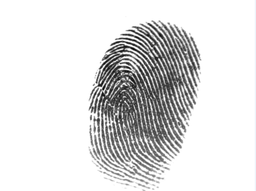
#> input picture images/image_480.png, 256 x 191 px, shrunk from 480 x 359 before the run
$ jupyter execute testing.ipynb
#> lines starting #> are read from the running program, lines starting #| are printed output that depends on the picture; after the words box and inside, x2 and y2 are one past the last pixel; in counts of white or black regions, pixels touching at a corner belong together
### fingerprint.py
import cv2
import matplotlib.pyplot as plt
import numpy as np
import matplotlib.pyplot as plt
from scipy import ndimage as ndi
from skimage.util import random_noise, invert
from skimage.morphology import skeletonize
from skimage import feature, filters
from skimage.io import imread
import math
from gtda.homology import VietorisRipsPersistence
from gtda.images import RadialFiltration

# [21 lines left out: functions ToPersistenceDiagram, ToPointCloud, not called in this run]

def To2DArr(img):
    im = np.zeros((len(img), len(img[0])), dtype=float)

    for r in range(len(img)):
        for c in range(len(img[r])):
            im[r][c] = np.mean(img[r][c])/255

    return im

# [90 lines left out: functions Arr2DToBW, BinarizeFingerprint, not called in this run]


# [5 lines of commented-out code are left out]

### testing.ipynb
[cell 1]
import matplotlib.pyplot as plt
import cv2
import fingerprint

[cell 2]
img = cv2.imread('images/image_480.png', cv2.IMREAD_ANYCOLOR)
#> img is the input picture: shape (191, 256, 3); mean B, G, R 222.8, 222.8, 222.7
(thresh, BnW_image) = cv2.threshold(img, 120, 255, cv2.THRESH_BINARY)
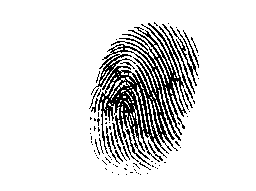
#> BnW_image: shape (191, 256, 3); 87.5% white; black in thin lines or dots, all inside (x1, y1, x2, y2) = (89, 22, 199, 175)

[cell 3]
#SKELETONIZE DEMONSTRATION

from skimage.morphology import skeletonize
from skimage import data
import matplotlib.pyplot as plt
from skimage.util import invert

# Invert the horse image
image = invert(BnW_image)

# perform skeletonization
skeleton = skeletonize(image)
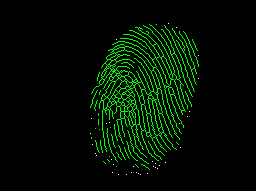
#> skeleton: shape (191, 256, 3) bool; mean B, G, R 0.000695, 0.0576, 0.000695

# display results
fig, axes = plt.subplots(nrows=1, ncols=2, figsize=(8, 4),
                         sharex=True, sharey=True)

ax = axes.ravel()

ax[0].imshow(image, cmap=plt.cm.gray)
ax[0].axis('off')
ax[0].set_title('original', fontsize=20)

ax[1].imshow(skeleton, cmap=plt.cm.gray)
ax[1].axis('off')
ax[1].set_title('skeleton', fontsize=20)

fig.tight_layout()
plt.show()

[cell 4]
# SCHARR EDGE DETECTION DEMONSTRATION
import numpy as np
from skimage import filters
from skimage.data import camera
from skimage.util import compare_images


x, y = np.ogrid[:100, :100]

# Creating a rotation-invariant image with different spatial frequencies.
#image_rot = np.exp(1j * np.hypot(x, y) ** 1.3 / 20.).real

image_rot = BnW_image

edge_sobel = filters.sobel(image_rot)
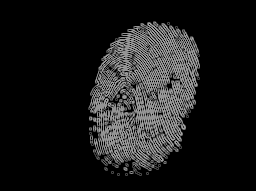
#> edge_sobel: shape (191, 256, 3) float64; min 0, max 0.645, mean 0.105
edge_scharr = filters.scharr(image_rot)
edge_prewitt = filters.prewitt(image_rot)
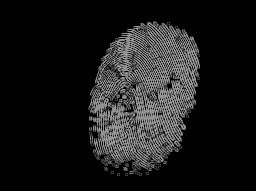
#> edge_prewitt: shape (191, 256, 3) float64; min 0, max 0.609, mean 0.099

diff_scharr_prewitt = compare_images(edge_scharr, edge_prewitt)
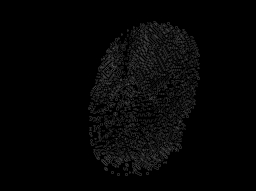
#> diff_scharr_prewitt: shape (191, 256, 3) float64; min 0, max 0.357, mean 0.0213
diff_scharr_sobel = compare_images(edge_scharr, edge_sobel)
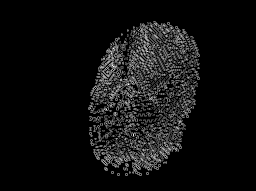
#> diff_scharr_sobel: shape (191, 256, 3) float64; min 0, max 0.153, mean 0.00982; drawn with min black and max white
max_diff = np.max(np.maximum(diff_scharr_prewitt, diff_scharr_sobel))
#> max_diff = 0.357

fig, axes = plt.subplots(nrows=2, ncols=2, sharex=True, sharey=True,
                         figsize=(8, 8))
axes = axes.ravel()

axes[0].imshow(image_rot, cmap=plt.cm.gray)
axes[0].set_title('Original image')


axes[1].imshow(edge_scharr, cmap=plt.cm.gray)
axes[1].set_title('Scharr Edge Detection')

axes[2].imshow(diff_scharr_prewitt, cmap=plt.cm.gray, vmax=max_diff)
axes[2].set_title('Scharr - Prewitt')

axes[3].imshow(diff_scharr_sobel, cmap=plt.cm.gray, vmax=max_diff)
axes[3].set_title('Scharr - Sobel')

for ax in axes:
    ax.axis('off')

plt.tight_layout()
plt.show()

[cell 5]
# RIDGE OPERATORS DEMONSTRATION
from skimage import data
from skimage import color
from skimage.filters import meijering, sato, frangi, hessian
import matplotlib.pyplot as plt


def original(image, **kwargs):
    """Return the original image, ignoring any kwargs."""
    return image


#image = color.rgb2gray(data.retina())[300:700, 700:900]
image = img
cmap = plt.cm.gray

plt.rcParams["axes.titlesize"] = "medium"
axes = plt.figure(figsize=(10, 4)).subplots(2, 9)
for i, black_ridges in enumerate([True, False]):
    for j, (func, sigmas) in enumerate([
            (original, None),
            (meijering, [1]),
            (meijering, range(1, 5)),
            (sato, [1]),
            (sato, range(1, 5)),
            (frangi, [1]),
            (frangi, range(1, 5)),
            (hessian, [1]),
            (hessian, range(1, 5)),
    ]):
        result = func(image, black_ridges=black_ridges, sigmas=sigmas)
        axes[i, j].imshow(result, cmap=cmap)
        if i == 0:
            title = func.__name__
            if sigmas:
                title += f"\n\N{GREEK SMALL LETTER SIGMA} = {list(sigmas)}"
            axes[i, j].set_title(title)
        if j == 0:
            axes[i, j].set_ylabel(f'{black_ridges = }')
        axes[i, j].set_xticks([])
        axes[i, j].set_yticks([])

plt.tight_layout()
plt.show()
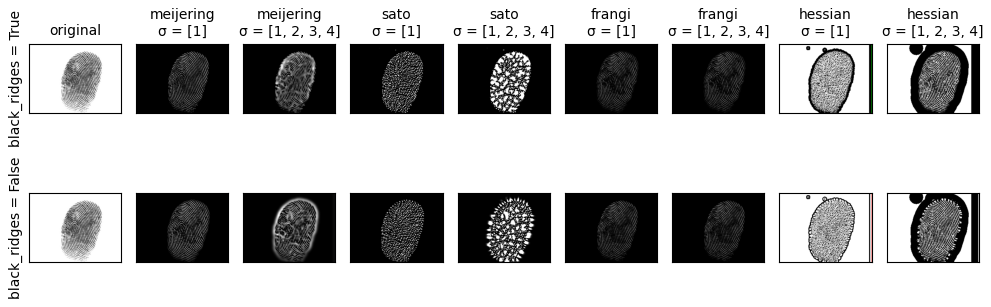
#> figure drawn by matplotlib, 18 panels

[cell 6]
# CANNY FILTER DEMONSTRATION
import numpy as np
import matplotlib.pyplot as plt
from scipy import ndimage as ndi
from skimage.util import random_noise
from skimage import feature
from skimage.io import imread

image = fingerprint.To2DArr(BnW_image)
#> in To2DArr, `im = np.zeros((len(img), len(img[0])), dtype=float)`: im: shape (191, 256) float64; every value is 0

# Compute the Canny filter for two values of sigma
edges1 = feature.canny(image)
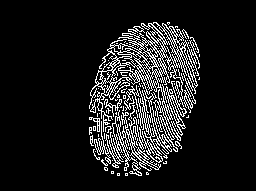
#> edges1: shape (191, 256) bool; 11.2% white in thin lines or dots, all inside (x1, y1, x2, y2) = (89, 22, 200, 176)
edges2 = feature.canny(image, sigma=3)
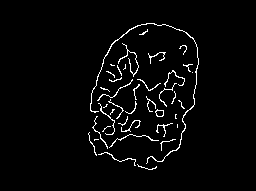
#> edges2: shape (191, 256) bool; 3% white in thin lines or dots, all inside (x1, y1, x2, y2) = (88, 23, 199, 170)

# display results
fig, ax = plt.subplots(nrows=1, ncols=3, figsize=(8, 3))

ax[0].imshow(image, cmap='gray')
ax[0].set_title('image', fontsize=20)

ax[1].imshow(edges1, cmap='gray')
ax[1].set_title(r'Canny filter, $\sigma=1$', fontsize=20)

ax[2].imshow(edges2, cmap='gray')
ax[2].set_title(r'Canny filter, $\sigma=3$', fontsize=20)

for a in ax:
    a.axis('off')

fig.tight_layout()
plt.show()

$ run again, with images/print1.png copied over images/image_480.png
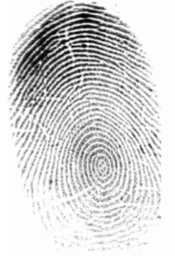
#> input picture images/print1.png, 175 x 256 px, shrunk from 424 x 620 before the run
#> img is the input picture: shape (256, 175, 3); mean B, G, R 212.6, 212.6, 212.7
#> max_diff = 0.278
#> `edges1 = feature.canny(image)`:
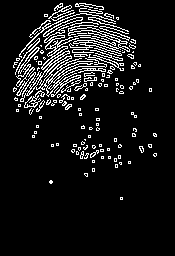
#> edges1: shape (256, 175) bool; 9.3% white in thin lines or dots, all inside (x1, y1, x2, y2) = (13, 3, 157, 200)
#> `edges2 = feature.canny(image, sigma=3)`:
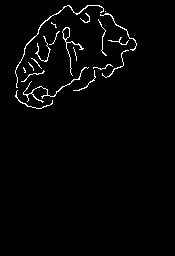
#> edges2: shape (256, 175) bool; 2.2% white in thin lines or dots, all inside (x1, y1, x2, y2) = (15, 5, 137, 109)
